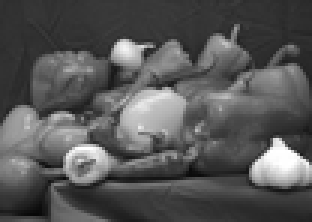
#> input picture Noise Filtering/images/Test1.png, 104 x 74 px, shrunk from 487 x 345 before the run (shown 3 times larger)
$ python AdaptiveMedianFilter.py
#> lines starting #> are read from the running program, lines starting #| are printed output that depends on the picture; after the words box and inside, x2 and y2 are one past the last pixel; in counts of white or black regions, pixels touching at a corner belong together; long printed decimals are rounded
### Noise Filtering/src/MSE.py
import numpy as np
import cv2

# Mean Squared Error implementation
# MSE calculates the average squared difference between the corresponding pixels of two
# images. MSE provides a numerical value indicating similarity of two images and it is widely
# used to assess image quality. MSE between two images is defined as:

# MSE = 1/(M*N) * sum(sum((I1(i,j) - I2(i,j))^2))


def MSE(img1, img2):
    # Check if the images are of the same size
    if img1.shape != img2.shape:
        print("Images are not of the same size")
        return -1

    img1 = img1.astype(np.float64)
    img2 = img2.astype(np.float64)

    # Calculate MSE
    M = img1.shape[0]
    N = img1.shape[1]

    error = 0

    for x in range(M):
        for y in range(N):
            error += (img1[x, y] - img2[x, y]) ** 2

    error /= M * N

    return error


# Test script to compare the two implementations
# [13 lines that do not run on import are left out]

### Noise Filtering/src/util.py
import time

import cv2 as cv
from pathlib import Path

IMAGE_DIRECTORY = Path(__file__).parents[1].joinpath("images")


# [4 lines left out: function open_image, not called in this run]


def save_image(image, filename):
    filepath = IMAGE_DIRECTORY.joinpath(filename)
    cv.imwrite(str(filepath), image)


# [4 lines left out: function show_image, not called in this run]


def time_function(function, *args):
    t = time.perf_counter()
    value = function(*args)
    return [value, time.perf_counter() - t]

### Noise Filtering/src/AdaptiveMedianFilter.py
import time
import cv2 as cv
import numpy as np

from src.MSE import MSE
from src.util import *


def AdaptiveMedianFilter(image, initial_window_size, max_kernel_size):
    assert initial_window_size % 2 == 1
    assert max_kernel_size % 2 == 1
    assert initial_window_size <= max_kernel_size

    # Get the dimensions of the image
    H, W = image.shape

    # Create a copy of the image
    filtered_image = image.copy()

    # Add padding to the image
    pad_size = max_kernel_size // 2
    padded_image = cv.copyMakeBorder(
        image, pad_size, pad_size, pad_size, pad_size, cv.BORDER_CONSTANT, value=0
    )

    # Iterate over the image
    for y in range(H):
        for x in range(W):
            window_size = initial_window_size
            while window_size <= max_kernel_size:
                start_x = x + pad_size - window_size // 2
                start_y = y + pad_size - window_size // 2
                end_x = x + pad_size + window_size // 2 + 1
                end_y = y + pad_size + window_size // 2 + 1
                window = padded_image[start_y:end_y, start_x:end_x]

                z_min = np.min(window)
                z_max = np.max(window)
                z_med = np.median(window)
                z_xy = image[y, x]

                # Determine if z_med is an impulse
                if z_min < z_med < z_max:
                    # z_med is NOT an impulse; Determine if z_xy is an impulse
                    if z_min < z_xy < z_max:
                        # z_xy is NOT an impulse
                        filtered_image[y, x] = z_xy
                        break
                    else:
                        # z_xy is an impulse
                        filtered_image[y, x] = z_med
                        break
                else:
                    # z_med is an impulse; increase the window size
                    window_size += 2
                    if window_size > max_kernel_size:
                        # z_med is an impulse, but the window size is already at max_kernel_size
                        filtered_image[y, x] = z_med
                        break

    return filtered_image


if __name__ == "__main__":
    test1 = cv.imread("../images/Test1.png", cv.IMREAD_GRAYSCALE)
#> test1 is the input picture: shape (74, 104); min 7, max 255, mean 85.9
    test1_noisy = cv.imread("../images/Test1Noise2.png", cv.IMREAD_GRAYSCALE)
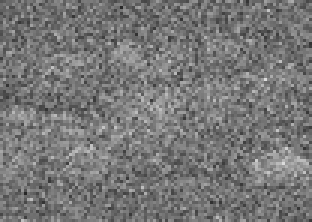
#> input picture Noise Filtering/images/Test1Noise2.png, 104 x 74 px, shrunk from 487 x 345 before the run (shown 3 times larger)
#> test1_noisy is the input picture: shape (74, 104); min 39, max 220, mean 118.8
    test2 = cv.imread("../images/Test2.png", cv.IMREAD_GRAYSCALE)
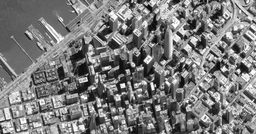
#> input picture Noise Filtering/images/Test2.png, 256 x 134 px, shrunk from 1200 x 630 before the run
#> test2 is the input picture: shape (134, 256); min 4, max 255, mean 122.4
    test2_noisy = cv.imread("../images/Test2Noise2.png", cv.IMREAD_GRAYSCALE)
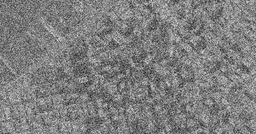
#> input picture Noise Filtering/images/Test2Noise2.png, 256 x 134 px, shrunk from 1200 x 630 before the run
#> test2_noisy is the input picture: shape (134, 256); min 9, max 227, mean 126.1

    assert test1 is not None
    assert test1_noisy is not None
    assert test2 is not None
    assert test2_noisy is not None

    assert test1.shape == test1_noisy.shape
    assert test2.shape == test2_noisy.shape

    [test1_recovered_7x7, time_1_7x7] = time_function(
        AdaptiveMedianFilter, test1_noisy, 3, 7
    )
#> after the loop in AdaptiveMedianFilter, `for y in range(H):`:
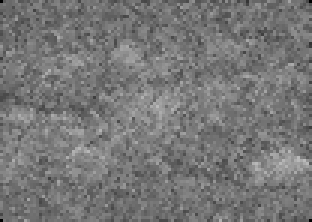
#> filtered_image: shape (74, 104) (shown 3 times larger); min 0, max 187, mean 118.5
#> time_1_7x7 = 0.198
    [test1_recovered_19x19, time_1_19x19] = time_function(
        AdaptiveMedianFilter, test1_noisy, 3, 19
    )
#> call 2 of AdaptiveMedianFilter, with initial_window_size = 3, max_kernel_size = 19
#> in AdaptiveMedianFilter (call 2), `padded_image = cv.copyMakeBorder( image, pad_size, pad_size, pad_size,..`:
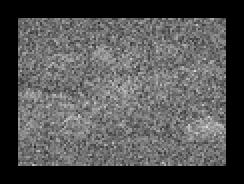
#> padded_image: shape (92, 122) (shown 2 times larger); min 0, max 220, mean 81.5
#> time_1_19x19 = 0.206
    [test2_recovered_7x7, time_2_7x7] = time_function(
        AdaptiveMedianFilter, test2_noisy, 3, 7
    )
#> call 3 of AdaptiveMedianFilter, with initial_window_size = 3, max_kernel_size = 7
#> after the loop in AdaptiveMedianFilter (call 3), `for y in range(H):`:
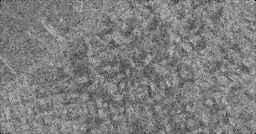
#> filtered_image: shape (134, 256); 19.64% of pixels changed, all inside (x1, y1, x2, y2) = (0, 0, 256, 134)
#> time_2_7x7 = 0.869
    [test2_recovered_19x19, time_2_19x19] = time_function(
        AdaptiveMedianFilter, test2_noisy, 3, 19
    )
#> call 4 of AdaptiveMedianFilter, with initial_window_size = 3, max_kernel_size = 19
#> in AdaptiveMedianFilter (call 4), `padded_image = cv.copyMakeBorder( image, pad_size, pad_size, pad_size,..`:
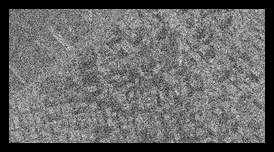
#> padded_image: shape (152, 274); min 0, max 227, mean 103.9
#> time_2_19x19 = 0.855

    save_image(test1_recovered_7x7, "AMF_Test1Noise2_1.png")
    save_image(test1_recovered_19x19, "AMF_Test1Noise2_2.png")
    save_image(test2_recovered_7x7, "AMF_Test2Noise2_1.png")
    save_image(test2_recovered_19x19, "AMF_Test2Noise2_2.png")

    print("Test1Noise2")
    print("---------------------------------")
    print("MSE of Test1 vs Test1 (Noisy) is: ", MSE(test1, test1_noisy))
#> after the loop in MSE, `for x in range(M):`: error = 23353353
#> in MSE, `error /= M * N`: error = 3034.5
#| MSE of Test1 vs Test1 (Noisy) is:  3034.479
    print(
        "MSE of Test1 vs Test1 (Restored w/ AMF [3x3]->[7x7] : ",
        MSE(test1, test1_recovered_7x7),
    )
#| MSE of Test1 vs Test1 (Restored w/ AMF [3x3]->[7x7] :  2801.082
    print("time = ", time_1_7x7)
#| time =  0.1982
    print(
        "MSE of Test1 vs Test1 (Restored w/ AMF [3x3]->[19x19] : ",
        MSE(test1, test1_recovered_19x19),
    )
#| MSE of Test1 vs Test1 (Restored w/ AMF [3x3]->[19x19] :  2801.082
    print("time = ", time_1_19x19)
#| time =  0.206
    print("---------------------------------")

    print("Test2Noise2")
    print("---------------------------------")
    print("MSE of Test2 vs Test2 (Noisy) is: ", MSE(test2, test2_noisy))
#| MSE of Test2 vs Test2 (Noisy) is:  2087.961
    print(
        "MSE of Test2 vs Test2 (Restored w/ AMF [3x3]->[7x7] : ",
        MSE(test2, test2_recovered_7x7),
    )
#| MSE of Test2 vs Test2 (Restored w/ AMF [3x3]->[7x7] :  2090.777
    print("time = ", time_2_7x7)
#| time =  0.8689
    print(
        "MSE of Test2 vs Test2 (Restored w/ AMF [3x3]->[19x19] : ",
        MSE(test2, test2_recovered_19x19),
    )
#| MSE of Test2 vs Test2 (Restored w/ AMF [3x3]->[19x19] :  2090.777
    print("time = ", time_2_19x19)
#| time =  0.8554
    print("---------------------------------")
